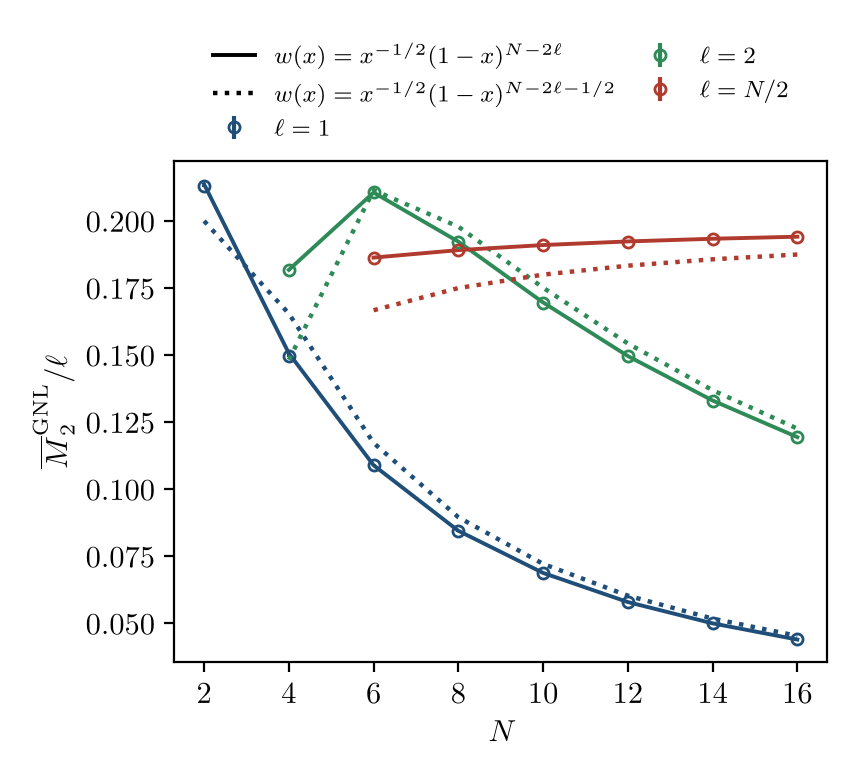

Here is the Python script that generated this plot:
"""Haar-random fermionic Gaussian states at small N: direct sampling vs the
finite-N Jacobi formula with the corrected weight x^{-1/2}(1-x)^{N-2l} and with
the weight as printed in the submitted version, x^{-1/2}(1-x)^{N-2l-1/2}."""
import json, os, numpy as np
import matplotlib; matplotlib.use('Agg'); import matplotlib.pyplot as plt
from jacobi_finite_N import avg   # avg(N, l, b): exact average of M_2^GNL, weight x^{-1/2}(1-x)^b

HERE = os.path.dirname(os.path.abspath(__file__))
rng = np.random.default_rng(20261022)
m2 = lambda x: -np.log2(1 - x + x * x)

def sample_M2(N, l, n_samples, batch=20000):
    """M_2^GNL = sum_m m_2(lambda_m^2) for Gamma = O Gamma_0 O^T, O Haar on O(2N)."""
    J = np.zeros((2 * N, 2 * N))
    for k in range(N):
        J[2 * k, 2 * k + 1], J[2 * k + 1, 2 * k] = 1.0, -1.0
    out = []
    while sum(len(o) for o in out) < n_samples:
        # first 2l rows of a Haar orthogonal matrix = Haar frame from QR with sign fix
        G = rng.standard_normal((batch, 2 * N, 2 * l))
        Q, R = np.linalg.qr(G)
        Q = Q * np.sign(np.diagonal(R, axis1=1, axis2=2))[:, None, :]
        GA = np.einsum('bia,ij,bjc->bac', Q, J, Q)          # Gamma_A = O_A Gamma_0 O_A^T
        ev = np.linalg.eigvalsh(1j * GA)[:, l:]              # the l non-negative eigenvalues
        out.append(m2(np.clip(ev, 0, 1) ** 2).sum(axis=1))
    v = np.concatenate(out)[:n_samples]
    return v.mean(), v.std(ddof=1) / np.sqrt(n_samples)

JSON = os.path.join(HERE, 'small_N_check.json')
series = {r'$\ell=1$': lambda N: 1, r'$\ell=2$': lambda N: 2, r'$\ell=N/2$': lambda N: N // 2}
Ns = np.arange(2, 17, 2)
data = json.load(open(JSON)) if os.path.exists(JSON) else {}
for name, lf in series.items():
    if name in data:
        continue
    rows = []
    for N in Ns:
        l = int(lf(int(N)))
        if 2 * l > N:
            continue
        mc, err = sample_M2(N, l, 100000)
        rows.append(dict(N=int(N), l=l, mc=float(mc), err=float(err),
                         corrected=float(avg(N, l, N - 2 * l)), printed=float(avg(N, l, N - 2 * l - 0.5))))
    data[name] = rows
json.dump(data, open(JSON, 'w'), indent=1)

plt.rcParams.update({'text.usetex': True, 'font.family': 'serif', 'font.size': 11})
fig, ax = plt.subplots(figsize=(4.3, 3.9))
colors = ['#1f4e79', '#2e8b57', '#b03a2e']
for (name, rows), c in zip(data.items(), colors):
    rows = [r for r in rows if not (name == r'$\ell=N/2$' and r['N'] < 6)]   # N=2,4 coincide with l=1,2
    N = np.array([r['N'] for r in rows]); l = np.array([r['l'] for r in rows])
    ax.plot(N, np.array([r['corrected'] for r in rows]) / l, '-', c=c, lw=1.4)
    ax.plot(N, np.array([r['printed'] for r in rows]) / l, ':', c=c, lw=1.6)
    ax.errorbar(N, np.array([r['mc'] for r in rows]) / l, yerr=np.array([r['err'] for r in rows]) / l,
                fmt='o', ms=4, mfc='none', mec=c, ecolor=c, capsize=0, label=name)
ax.plot([], [], '-', c='k', lw=1.4, label=r'$w(x)=x^{-1/2}(1-x)^{N-2\ell}$')
ax.plot([], [], ':', c='k', lw=1.6, label=r'$w(x)=x^{-1/2}(1-x)^{N-2\ell-1/2}$')
ax.set_xlabel(r'$N$'); ax.set_ylabel(r'$\overline{M}_2^{\mathrm{GNL}}/\ell$')
ax.set_xticks(Ns)
ax.legend(frameon=False, fontsize=8.5, loc='lower center', bbox_to_anchor=(0.5, 1.0), ncol=2,
          columnspacing=1.0, handlelength=1.8)
fig.tight_layout()
fig.savefig(os.path.join(HERE, 'small_N_check.pdf')); fig.savefig(os.path.join(HERE, 'small_N_check.png'), dpi=200)
for name, rows in data.items():
    for r in rows:
        print(f"{name:12s} N={r['N']:2d} l={r['l']:2d}  MC={r['mc']:.5f}({r['err']:.5f})  "
              f"corr={r['corrected']:.5f} z={(r['mc']-r['corrected'])/r['err']:+.1f}  "
              f"printed={r['printed']:.5f} z={(r['mc']-r['printed'])/r['err']:+.1f}")
